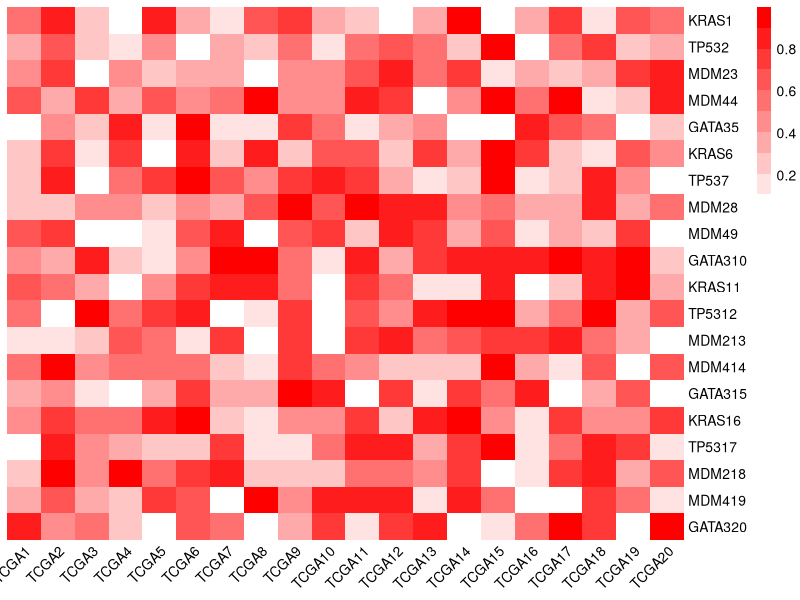

Write R code to recreate this figure.
rm(list=ls())
library(pheatmap)

set.seed(10)

prepareData <-function(r, c) {
  data = matrix(runif(n=r*c), r, c)
  
  rownames(data) =paste0(rep(c("KRAS", "TP53", "MDM2", "MDM4", "GATA3"), r/5), 1:c)
  colnames(data)=paste0("TCGA", 1:c)
  data
}




# plotHeatmap <- function(data) {
#   # heat
#   
# }


dat = prepareData(20, 20)

pheatmap(dat, cluster_rows = FALSE,cluster_cols = FALSE,
         color = colorRampPalette(c("white", "red"))(10), 
         border_color = FALSE, display_numbers = matrix(ifelse(dat > 0.95, "", ""), nrow(dat)),
         legend = TRUE, angle_col = "45")

